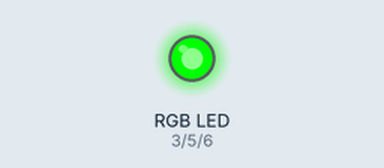
Recording of a sketch running on a simulated Arduino Uno, built with avr-gcc and run on an emulated ATmega328P. Shown: an RGB LED mixed from three pins (HIGH = lit).

Above: at 0.1 s.
Timing chart, 0 to 1.6 s (numbered marks = the images above):
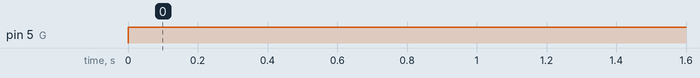

The sketch:

test_RGBLED.ino
```cpp
#define R 3
#define G 5
#define B 6
#define DELAY 1000


void setup() {
  pinMode(R, OUTPUT);
  pinMode(G, OUTPUT);
  pinMode(B, OUTPUT);
}

void loop() {
  setColor(255, 0, 255);
  delay (DELAY);
}

void setColor(int r, int g, int b)
{
  analogWrite(R, 255-r);
  analogWrite(G, 255-g);
  analogWrite(B, 255-b);
}
```

Measured:
- by itself, pin 5 (G): LOW → HIGH at 0.00 s
